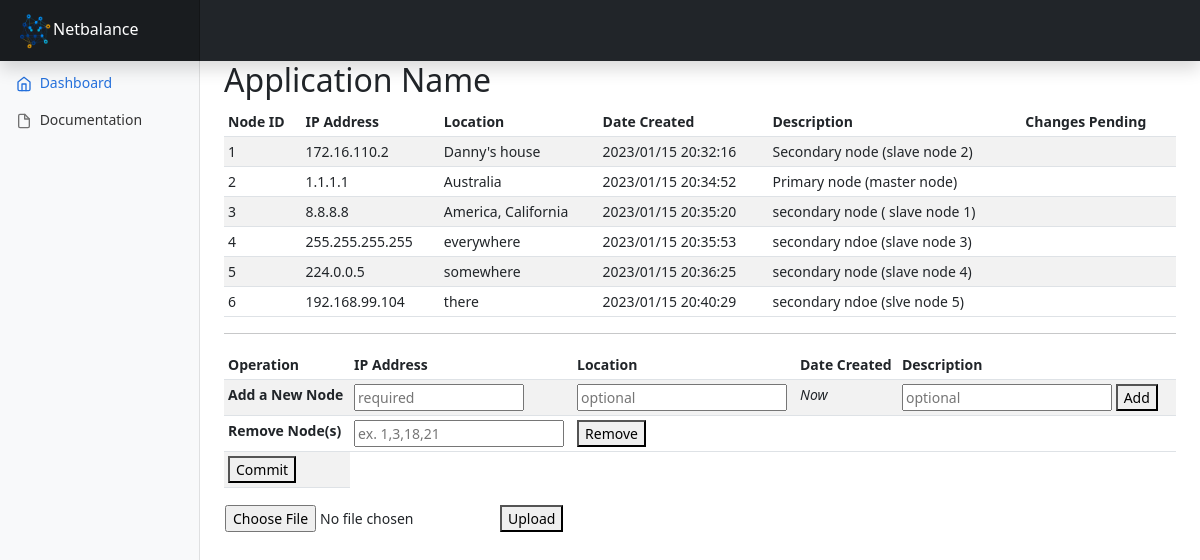
Page /management (signed in) on the earlier database version.
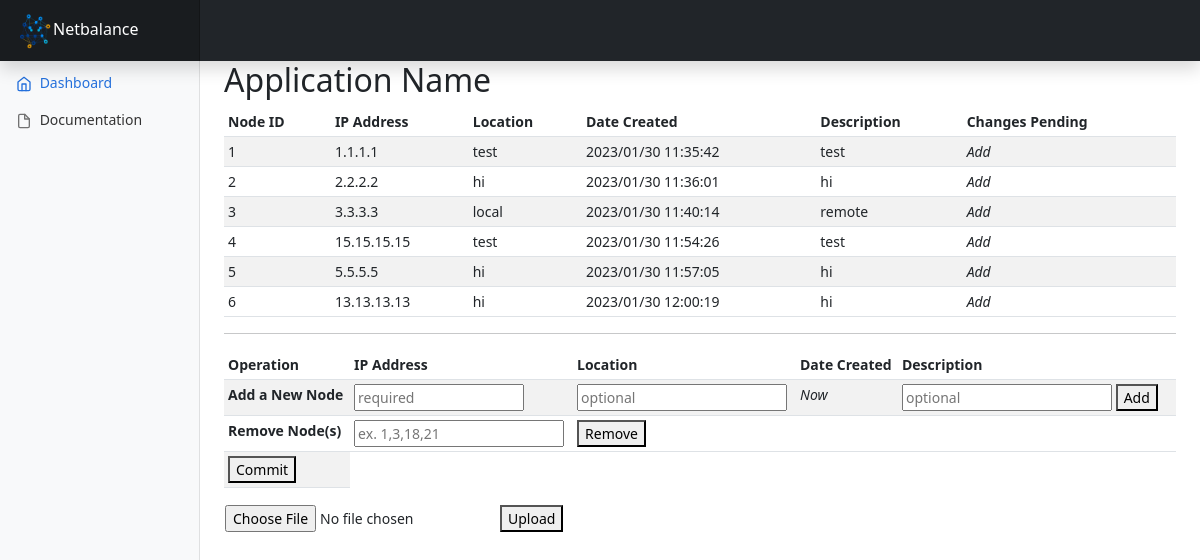
Same page on the later database version.
### netbalanceApp/models.py (models this page shows)
class NewApplication(models.Model):
    app_name = models.CharField(max_length=64)
    location = models.CharField(max_length=128)
    ip = models.CharField(max_length=15)
    date = models.CharField(max_length=8)
    pending_add = models.BooleanField()
    pending_delete = models.BooleanField()
    description = models.CharField(max_length=128)

### netbalanceApp/views.py (the view, shortened to what this page needs)
# urls.py: path('management', views.management, name='management'),
@login_required(login_url='login')
def management(request):
    if 'grafana-post' in request.POST:
        subprocess.call(['curl', '-X', 'POST', '-H', 'Content-Type: application/json', '-d', '{"name":"api_key","role":"Viewer","secondsToLive":3600}', 'http://localhost:3000/api/auth/keys'])
    if 'add' in request.POST:
        location = str(request.POST.get('location'))    #new method
        ip_address = str(request.POST.get('ip')).strip()
        timestamp = datetime.now()
        timestamp = str(timestamp.strftime("%Y/%m/%d %H:%M:%S")).strip()
        description = str(request.POST.get('description'))
        new_node = NewApplication(location=location, ip=ip_address, date=timestamp, pending_add='True', pending_delete='False', description=description)
        new_node.save()
        print(new_node.location, new_node.ip, new_node.date, new_node.pending_add, new_node.pending_delete, new_node.description)  #debugging
        return redirect('management')
    elif request.method == 'GET':
        raw_list = NewApplication.objects.all().values()
        return render(request, 'management.html', {'sql_table': raw_list})
    elif request.method == 'POST' and request.FILES['myfile']:
        uploaded_file = request.FILES['myfile'] #get the file from the request
        fs = FileSystemStorage() #instantiate a file system storage object
        fs.save(uploaded_file.name, uploaded_file) #save the file to the server
        return render(request, 'management.html')

### netbalanceApp/templates/management.html (shortened to what the changed rows need)
<!DOCTYPE html>
<html lang="en">
	<head>
		<link href="/static/css/bootstrap.min.css" rel="stylesheet" />
		<link href="/static/css/management.css" rel="stylesheet" />
	</head>
	<body>
		<div class="container-fluid">
			<div class="row">
				<main class="col-md-9 ms-sm-auto col-lg-10 px-md-4">
					<h2>Application Name</h2>
					<div class="table-responsive">
						<table class="table table-striped table-sm">
							<thead>
								<tr>
									<th scope="col">Node ID</th>
									<th scope="col">IP Address</th>
									<th scope="col">Location</th>
									<th scope="col">Date Created</th>
									<th scope="col">Description</th>
									<th scope="col">Changes Pending</th>
								</tr>
							</thead>
							<tbody>
							{% if not sql_table%}
								<tr>
									<td colspan="6"><i>No nodes added.</i></td>
								</tr>
								{% else %}
								{% for new_entry in sql_table %}
									<tr>
										<td>{{forloop.counter}}</td>
										<td>{{new_entry.ip}}</td>
										<td>{{new_entry.location}}</td>
										<td>{{new_entry.date}}</td>
										<td>{{new_entry.description}}</td>
										{% if new_entry.pending_add %}
											<td><i>Add</i></td>
										{% elif new_entry.pending_delete %}
											<td><i>Delete</i></td>
										{% else %}
											<td></td>
										{% endif %}
									</tr>
									{% endfor %}
								{% endif %}
							</tbody>
						</table>
						<table class="table table-striped table-sm">
							<thead>
								<tr>
									<th scope="col">Operation</th>
									<th scope="col">IP Address</th>
									<th scope="col">Location</th>
									<th scope="col">Date Created</th>
									<th scope="col">Description</th>
									<th scope="col"></th>
								</tr>
							</thead>
					</div>
				</main>
			</div>
		</div>
	</body>
</html>

Differences in the rows shown:
removed NewApplication: ip "172.16.110.2", location "Danny's house", date "2023/01/15 20:32:16", description "Secondary node (slave node 2)", pending_add False (drawn)
removed NewApplication: ip "1.1.1.1", location "Australia", date "2023/01/15 20:34:52", description "Primary node (master node)", pending_add False (drawn)
removed NewApplication: ip "8.8.8.8", location "America, California", date "2023/01/15 20:35:20", description "secondary node ( slave node 1)", pending_add False (drawn)
removed NewApplication: ip "255.255.255.255", location "everywhere", date "2023/01/15 20:35:53", description "secondary ndoe (slave node 3)", pending_add False (drawn)
removed NewApplication: ip "224.0.0.5", location "somewhere", date "2023/01/15 20:36:25", description "secondary node (slave node 4)", pending_add False (drawn)
removed NewApplication: ip "192.168.99.104", location "there", date "2023/01/15 20:40:29", description "secondary ndoe (slve node 5)", pending_add False (drawn)
added NewApplication: ip "1.1.1.1", location "test", date "2023/01/30 11:35:42", description "test", pending_add "Add"
added NewApplication: ip "2.2.2.2", location "hi", date "2023/01/30 11:36:01", description "hi", pending_add "Add"
added NewApplication: ip "3.3.3.3", location "local", date "2023/01/30 11:40:14", description "remote", pending_add "Add"
added NewApplication: ip "15.15.15.15", location "test", date "2023/01/30 11:54:26", description "test", pending_add "Add"
added NewApplication: ip "5.5.5.5", location "hi", date "2023/01/30 11:57:05", description "hi", pending_add "Add"
added NewApplication: ip "13.13.13.13", location "hi", date "2023/01/30 12:00:19", description "hi", pending_add "Add"
